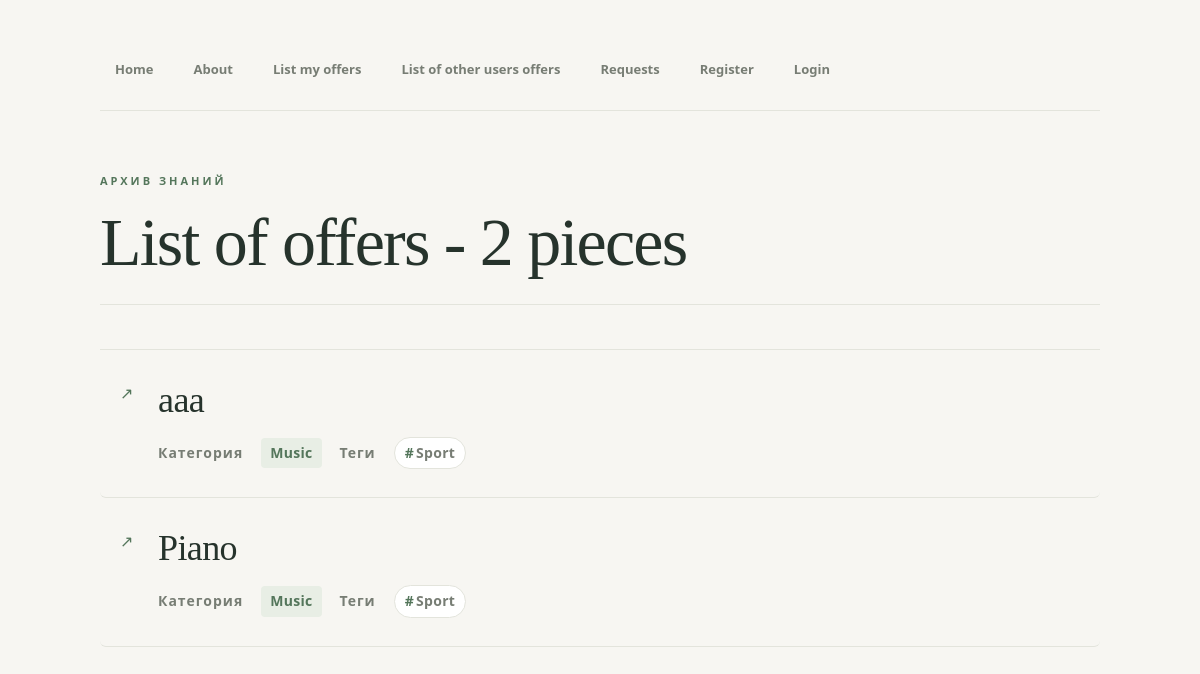
The page /offers/ on the database as committed earlier.
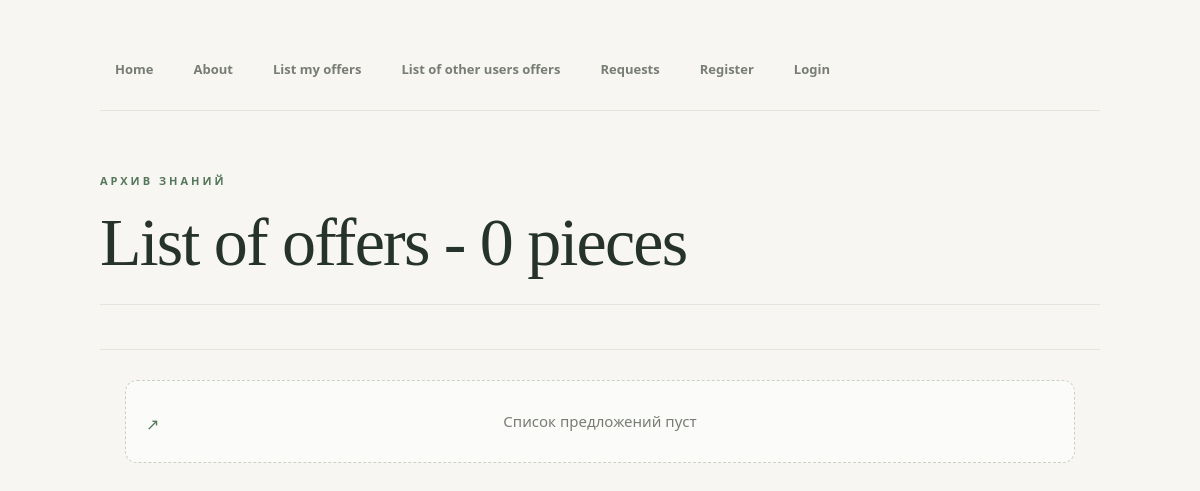
The same page on the database as committed later.
### offers/models.py (models this page shows, shortened)
class Offer(models.Model):
    STATUS_CHOICES = [
        ('draft','Draft'),
        ('published', 'Published'),
    ]
    title = models.CharField(max_length=100)
    content = models.TextField()
    status = models.CharField(
        max_length=20,
        choices=STATUS_CHOICES,
        default='draft',
    )
    created_at = models.DateTimeField(auto_now_add = True)
    updated_at = models.DateTimeField(auto_now = True)
    category = models.ForeignKey(
    Category,
    on_delete=models.PROTECT,
    related_name = 'offers',
    verbose_name='Категория',)
    tags = models.ManyToManyField(
        Tag,
        related_name = 'offers',
        verbose_name='Теги',
    )
    author = models.ForeignKey(
        settings.AUTH_USER_MODEL ,
        on_delete = models.CASCADE,
        related_name='offers',
        verbose_name='Автор',
     )
    class Meta:
        verbose_name = 'Offer'
        verbose_name_plural = 'Offers'
        ordering = ['-created_at']

class Category(models.Model):
    name = models.CharField(max_length=100, unique = True)
    slug = models.SlugField(max_length=100, unique = True)
    class Meta:
        verbose_name = 'Category'
        verbose_name_plural = 'Categories'
        ordering = ['name']
    def __str__(self):
        return self.name

class Tag(models.Model):
        name = models.CharField(max_length=100, unique = True)
        class Meta:
            verbose_name = 'Tag'
            verbose_name_plural = 'Tag'
            ordering = ['name']
        def __str__(self):
            return self.name

### offers/views.py (the view)
# urls.py: path('', views.offers_view_list, name='offers_list'),
def offers_view_list(request: HttpRequest | None = None, source : str | None = None ) -> HttpResponse:
    if request.user.is_authenticated:
        if source == 'link_a':
            offers = Offer.objects.filter(author=request.user)
            return render(request, 'offers/offers_list.html', {'offers': offers, 'source': source})
        elif source == 'link_b':
            offers = Offer.objects.exclude(author=request.user)
            return render(request, 'offers/offers_list.html', {'offers': offers,  'source': source})
        else:
            offers = Offer.objects.filter(author=request.user)
            return render(request, 'offers/offers_list.html', {'offers': offers, 'source': source})
    else:
        if source == 'link_a':
            return HttpResponseForbidden("You must sign in to see your offers")
        else:
            offers = Offer.objects.all()
            return render(request, 'offers/offers_list.html', {'offers': offers})

### templates/offers/offers_list.html (shortened to what this page needs)
{% extends "base.html" %}
{% block content %}
{%with total=offers|length%}
<h1>List of offers - {{total}} pieces</h1>
{%endwith%}
<ul>
	{%for offer in offers%}
	<li>
		<a href ="{% url 'offers:offers_detail' offer.id %}">
			<span class="offer-title">{{ offer.title }}</span>
		</a>
		<div class="offer-meta">
			<span class="meta-label">Категория</span>
			{% if offer.category == "backend" %}
			<span class="meta-badge">{{ offer.category }}</span>
			{% elif offer.category == "devops" %}
			<span class="meta-badge">{{ offer.category }}</span>
			{% else %}
			<span class="meta-badge">{{ offer.category }}</span>
			{% endif %}
			<span class="meta-label">Теги</span>
			{% for tag in offer.tags.all %}
			<span class="tag-chip">{{ tag }}</span>
			{% endfor %}
		</div>
	</li>
		{% empty %}
	<li class="empty-message">Список предложений пуст</li>
{% endfor %}
</ul>
{% endblock %}

Rows that differ between the two databases and show on the page:
removed Offer: title "aaa", category "Music"
removed Tag: name "Sport"
removed Offer: title "Piano", category "Music"
Other text that changed with them:
{{ total }}: "2" → "0"
text now shown: "Список предложений пуст"
